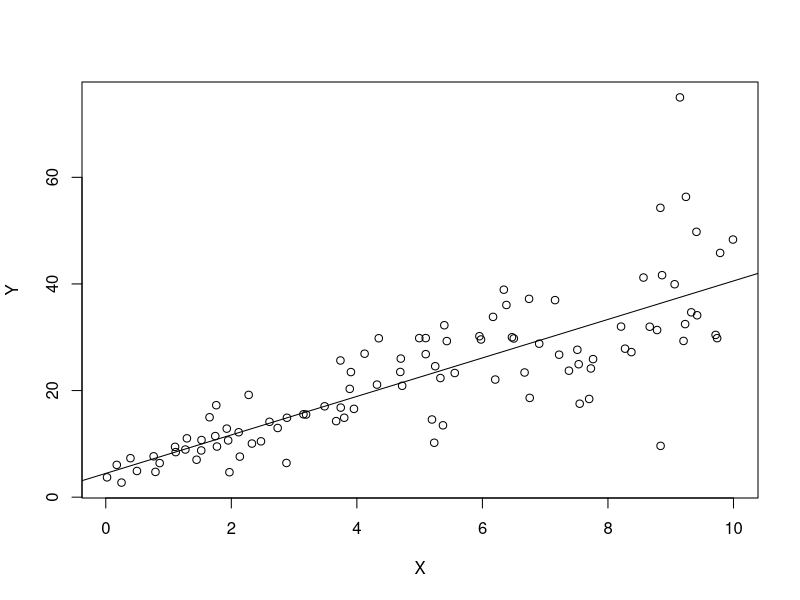
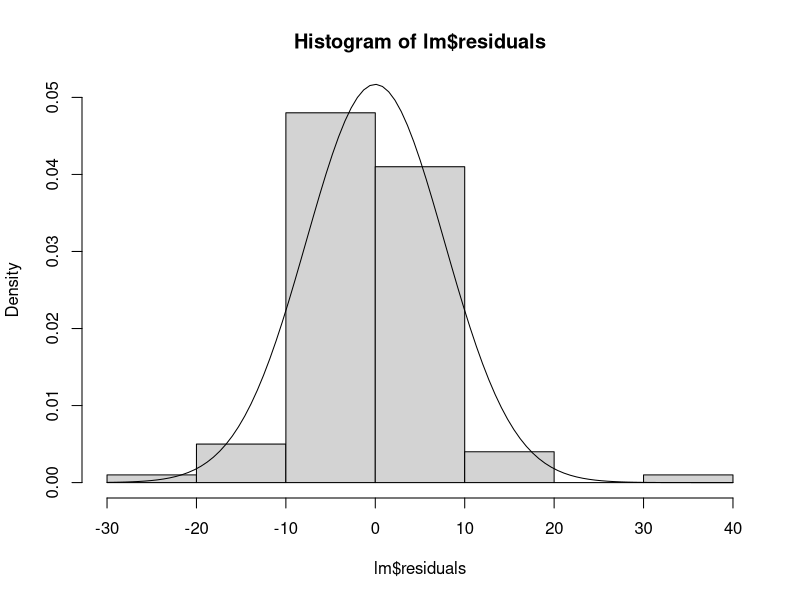
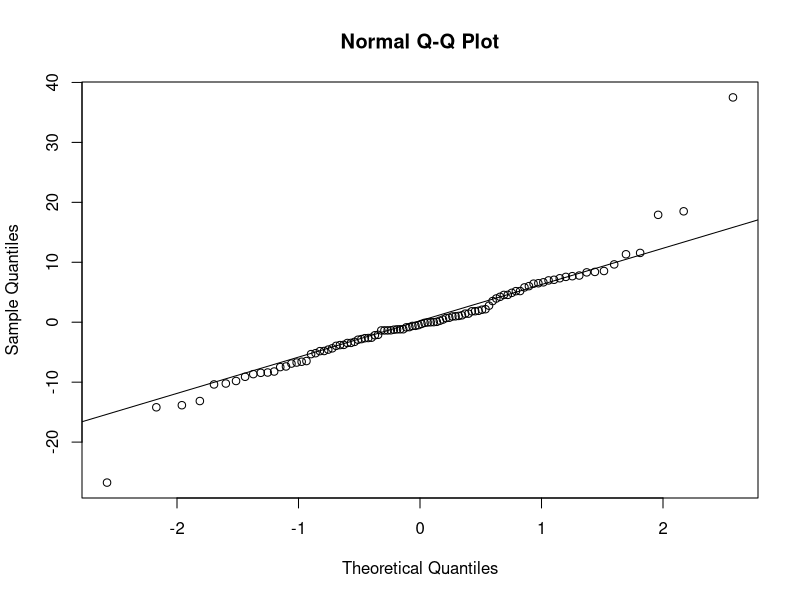
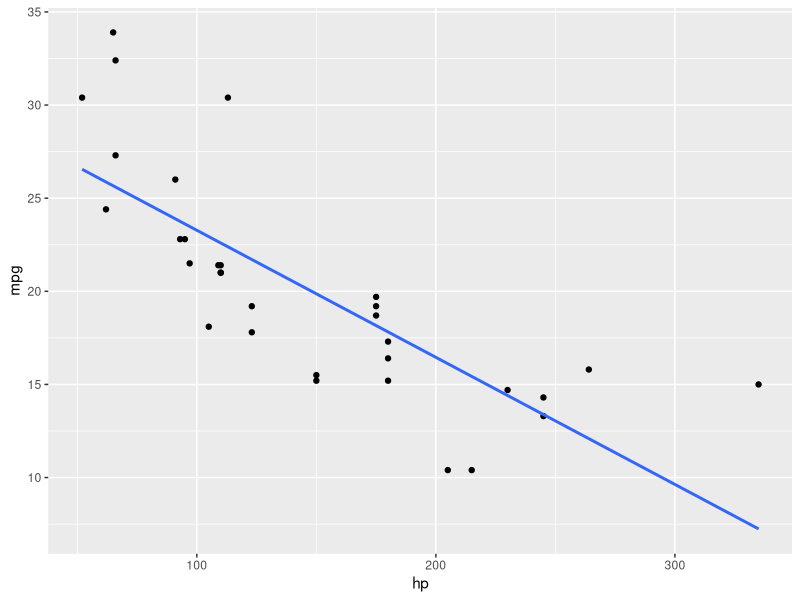
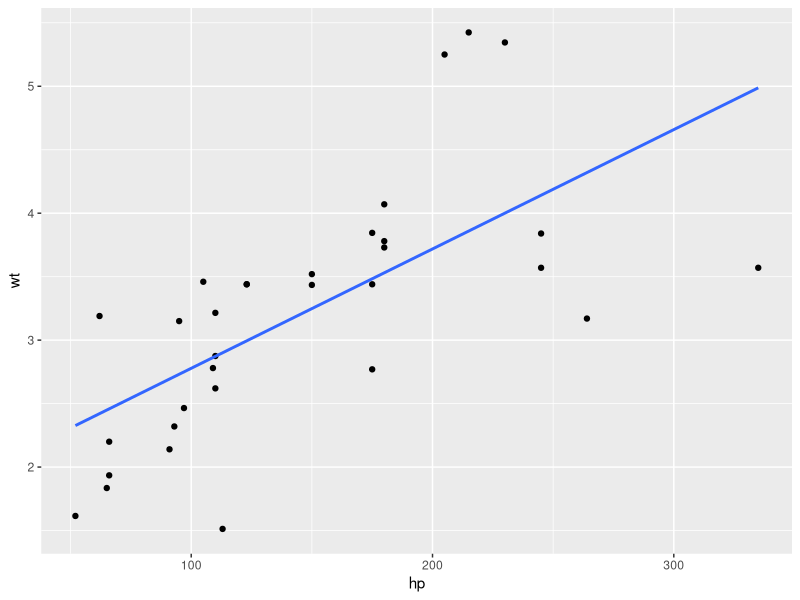

These charts were generated, in order, by the following R code:
## ---- chunk 1
set.seed(2017)
X=runif(100)*10
Y=X*4+3.45
Y=rnorm(100)*0.29*Y+Y
#******Question 1********#
# a 
plot(X,Y)

abline(lsfit(X,Y))
cor(X,Y)
# Yes we can fit a linear model as it’s a stronger correlation.
# b
lm = lm(Y~X)
lm$coefficients
summary(lm)
# Equation Y based on X
#   Y = 4.4655 + 3.6108(X)
summary(lm)$r.squared
# Linear Model has a accuracy of 65.17187%
# c
cor(X, Y, method = c("pearson"))^2
# R^2 = r^2
# Coefficient of determination equals to coefficient of corelation square.
#d
hist(lm$residuals,freq = FALSE,ylim = c(0,0.05))
curve(dnorm(x,mean(lm$residuals),sd(lm$residuals)),add = TRUE)

qqnorm(lm$residuals)
qqline(lm$residuals)
# Linear Regession is appropriate since residuals are normally distributed.

#**** END- Question 1*****#

# Question 2 
data("mtcars")
head(mtcars)
summary(mtcars)
#a
str(mtcars)
library(ggplot2)
ggplot(mtcars, aes(hp, mpg)) + geom_point() +  geom_smooth(method = "lm", se = FALSE)
cor(mtcars$mpg,mtcars$hp)
# Neagative Correlation hp increase and mpg decrease
ggplot(mtcars, aes(hp, wt)) + geom_point() +  geom_smooth(method = "lm", se = FALSE)
cor(mtcars$wt,mtcars$hp)
# Positive Correlation hp increase and Wt Increases
lmpg <- lm(mtcars$hp~mtcars$mpg)
lwt <- lm(mtcars$hp~mtcars$wt)
summary(lmpg)
# Accuracy secrued 60.24
summary(lwt)
# Accuracy secrued 43.39
# Therefore Chris thinking is correct.
# b - I
lmb <- lm(hp ~ cyl + mpg, data=mtcars)
predict(lmb,data.frame(cyl=4,mpg=22))
# Estimated horse power of car with the above is 88.93618
# b - II
predict(lmb,data.frame(cyl=4,mpg=22),interval = "prediction",level = 0.85)
# 85% confidence interval 

#**** END- Question 2*****#

# Question 3
#install.packages('mlbench')
library(mlbench)
data(BostonHousing)
summary(BostonHousing)
#3 a
lmbos <- lm(medv~crim+zn+ptratio+chas,data= BostonHousing)
summary(lmbos)
# Accuarcy of 35.99 not an noted accurate model.
# 3 b-I
lmbos$coefficients
#The approximate chas parameter coefficients were positively correlated with medv from the above model. Therefore, house borders were 4.59 times costly
# b b - II
bII<-lm(medv~ptratio, data=BostonHousing)
predict(bII,newdata = data.frame(ptratio=15))

predict(bII,newdata = data.frame(ptratio=18))

# Difference is 6.4715 which says 15 is expesive

# c
summary(lmbos)
# A weak p value under 0.05 indicates dismissal of null hypothesis. Therefore, both variables are statistically significant from the regression model

#d 
d3 <-anova(lmbos)
d3$im_per<- d3[,2]/sum(d3[,2])
d3
# the order of variables are crim > ptratio > ZN > chas




